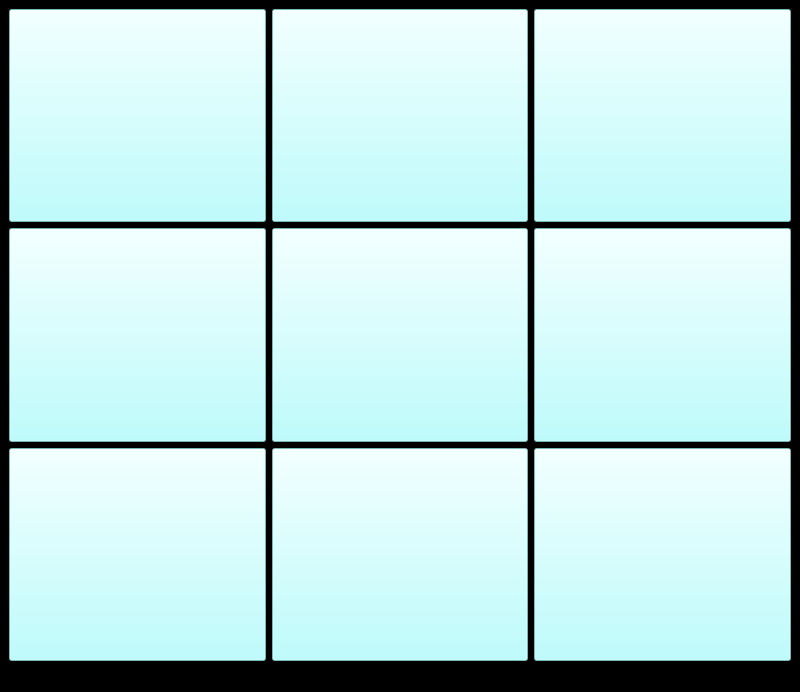
<?xml version="1.0" encoding="UTF-8"?>
<ui version="4.0">
 <class>MainWindow</class>
 <widget class="QMainWindow" name="MainWindow">
  <property name="geometry">
   <rect>
    <x>0</x>
    <y>0</y>
    <width>800</width>
    <height>692</height>
   </rect>
  </property>
  <property name="windowTitle">
   <string>MainWindow</string>
  </property>
  <property name="styleSheet">
   <string notr="true">background-color: rgb(0, 0, 0);</string>
  </property>
  <widget class="QWidget" name="centralwidget">
   <layout class="QGridLayout" name="gridLayout">
    <item row="0" column="0">
     <layout class="QVBoxLayout" name="verticalLayout">
      <item>
       <layout class="QHBoxLayout" name="horizontalLayout">
        <item>
         <widget class="QToolButton" name="b1">
          <property name="enabled">
           <bool>true</bool>
          </property>
          <property name="sizePolicy">
           <sizepolicy hsizetype="Preferred" vsizetype="Preferred">
            <horstretch>0</horstretch>
            <verstretch>0</verstretch>
           </sizepolicy>
          </property>
          <property name="styleSheet">
           <string notr="true">background-color: rgb(170, 255, 255);
font: 96pt &quot;Arial&quot;;
color: black;</string>
          </property>
          <property name="text">
           <string/>
          </property>
         </widget>
        </item>
        <item>
         <widget class="QToolButton" name="b2">
          <property name="enabled">
           <bool>true</bool>
          </property>
          <property name="sizePolicy">
           <sizepolicy hsizetype="Preferred" vsizetype="Preferred">
            <horstretch>0</horstretch>
            <verstretch>0</verstretch>
           </sizepolicy>
          </property>
          <property name="styleSheet">
           <string notr="true">background-color: rgb(170, 255, 255);
font: 96pt &quot;Arial&quot;;
color: black;</string>
          </property>
          <property name="text">
           <string/>
          </property>
         </widget>
        </item>
        <item>
         <widget class="QToolButton" name="b3">
          <property name="enabled">
           <bool>true</bool>
          </property>
          <property name="sizePolicy">
           <sizepolicy hsizetype="Preferred" vsizetype="Preferred">
            <horstretch>0</horstretch>
            <verstretch>0</verstretch>
           </sizepolicy>
          </property>
          <property name="styleSheet">
           <string notr="true">background-color: rgb(170, 255, 255);
font: 96pt &quot;Arial&quot;;
color: black;</string>
          </property>
          <property name="text">
           <string/>
          </property>
         </widget>
        </item>
       </layout>
      </item>
      <item>
       <layout class="QHBoxLayout" name="horizontalLayout_2">
        <item>
         <widget class="QToolButton" name="b4">
          <property name="enabled">
           <bool>true</bool>
          </property>
          <property name="sizePolicy">
           <sizepolicy hsizetype="Preferred" vsizetype="Preferred">
            <horstretch>0</horstretch>
            <verstretch>0</verstretch>
           </sizepolicy>
          </property>
          <property name="styleSheet">
           <string notr="true">background-color: rgb(170, 255, 255);
font: 96pt &quot;Arial&quot;;
color: black;</string>
          </property>
          <property name="text">
           <string/>
          </property>
         </widget>
        </item>
        <item>
         <widget class="QToolButton" name="b5">
          <property name="enabled">
           <bool>true</bool>
          </property>
          <property name="sizePolicy">
           <sizepolicy hsizetype="Preferred" vsizetype="Preferred">
            <horstretch>0</horstretch>
            <verstretch>0</verstretch>
           </sizepolicy>
          </property>
          <property name="styleSheet">
           <string notr="true">background-color: rgb(170, 255, 255);
font: 96pt &quot;Arial&quot;;
color: black;</string>
          </property>
          <property name="text">
           <string/>
          </property>
         </widget>
        </item>
        <item>
         <widget class="QToolButton" name="b6">
          <property name="enabled">
           <bool>true</bool>
          </property>
          <property name="sizePolicy">
           <sizepolicy hsizetype="Preferred" vsizetype="Preferred">
            <horstretch>0</horstretch>
            <verstretch>0</verstretch>
           </sizepolicy>
          </property>
          <property name="styleSheet">
           <string notr="true">background-color: rgb(170, 255, 255);
font: 96pt &quot;Arial&quot;;
color: black;</string>
          </property>
          <property name="text">
           <string/>
          </property>
         </widget>
        </item>
       </layout>
      </item>
      <item>
       <layout class="QHBoxLayout" name="horizontalLayout_3">
        <item>
         <widget class="QToolButton" name="b7">
          <property name="enabled">
           <bool>true</bool>
          </property>
          <property name="sizePolicy">
           <sizepolicy hsizetype="Preferred" vsizetype="Preferred">
            <horstretch>0</horstretch>
            <verstretch>0</verstretch>
           </sizepolicy>
          </property>
          <property name="styleSheet">
           <string notr="true">background-color: rgb(170, 255, 255);
font: 96pt &quot;Arial&quot;;
color: black;</string>
          </property>
          <property name="text">
           <string/>
          </property>
         </widget>
        </item>
        <item>
         <widget class="QToolButton" name="b8">
          <property name="enabled">
           <bool>true</bool>
          </property>
          <property name="sizePolicy">
           <sizepolicy hsizetype="Preferred" vsizetype="Preferred">
            <horstretch>0</horstretch>
            <verstretch>0</verstretch>
           </sizepolicy>
          </property>
          <property name="styleSheet">
           <string notr="true">background-color: rgb(170, 255, 255);
font: 96pt &quot;Arial&quot;;
color: black;</string>
          </property>
          <property name="text">
           <string/>
          </property>
         </widget>
        </item>
        <item>
         <widget class="QToolButton" name="toolButton_9">
          <property name="enabled">
           <bool>true</bool>
          </property>
          <property name="sizePolicy">
           <sizepolicy hsizetype="Preferred" vsizetype="Preferred">
            <horstretch>0</horstretch>
            <verstretch>0</verstretch>
           </sizepolicy>
          </property>
          <property name="styleSheet">
           <string notr="true">background-color: rgb(170, 255, 255);
font: 96pt &quot;Arial&quot;;
color: black;</string>
          </property>
          <property name="text">
           <string/>
          </property>
         </widget>
        </item>
       </layout>
      </item>
     </layout>
    </item>
   </layout>
  </widget>
  <widget class="QMenuBar" name="menubar">
   <property name="geometry">
    <rect>
     <x>0</x>
     <y>0</y>
     <width>800</width>
     <height>21</height>
    </rect>
   </property>
  </widget>
  <widget class="QStatusBar" name="statusbar"/>
 </widget>
 <resources/>
 <connections/>
</ui>
